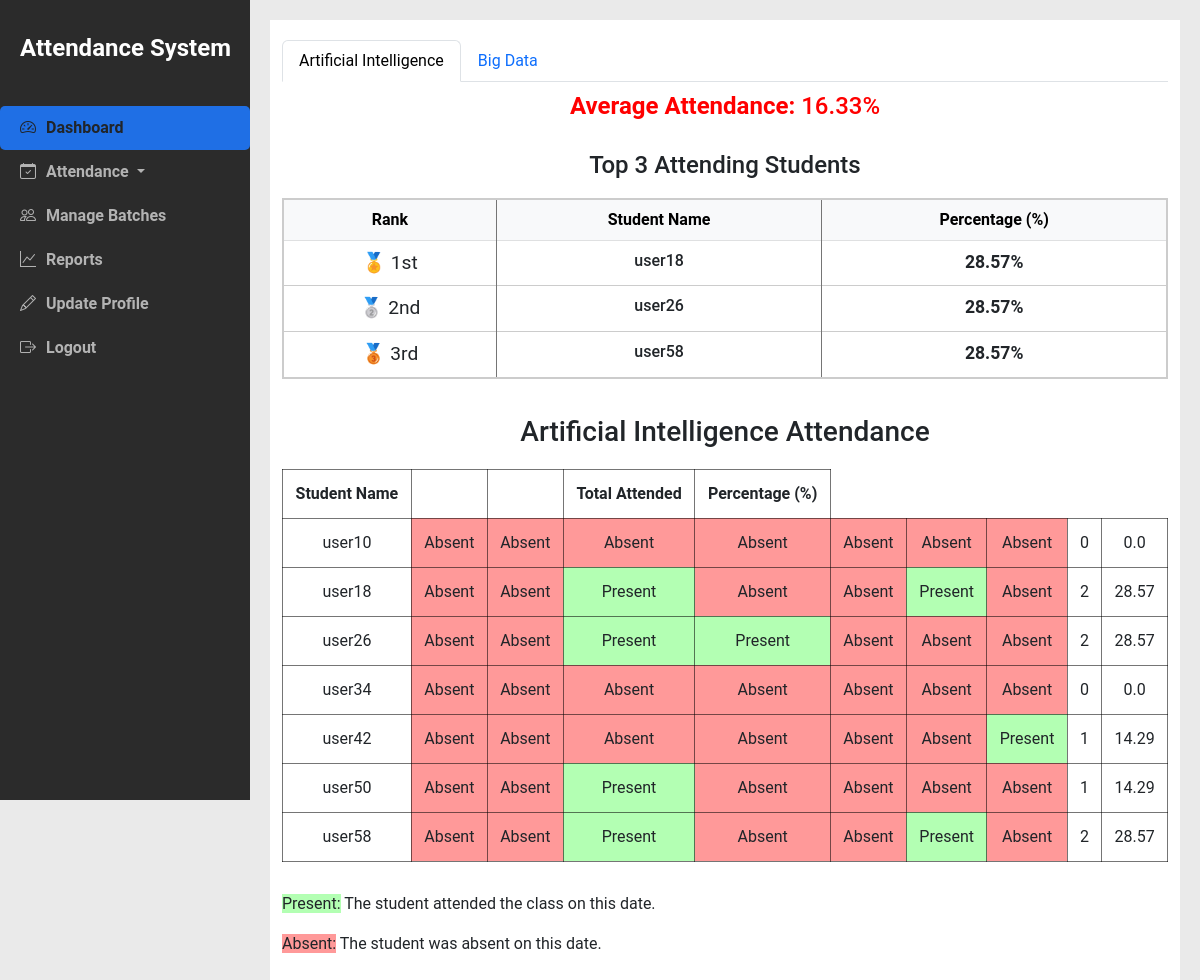
The app's page /teacher_dashboard (signed in) with its own data.
### myapp/models.py (models this page shows, shortened)
class Course(models.Model):
    code = models.CharField(max_length=10, unique=True, verbose_name="Course Code")
    name = models.CharField(max_length=100, verbose_name="Course Name")
    semester = models.ForeignKey('Semester', on_delete=models.CASCADE, related_name='course_list', verbose_name="Semester",blank=True, null=True)  # Change related_name
    is_lab = models.BooleanField(default=False, verbose_name="Is Lab")
    class Meta:
        indexes = [
            models.Index(fields=['code']),
            models.Index(fields=['name']),
        ]

class Student(models.Model):
    user = models.OneToOneField(User, on_delete=models.CASCADE)
    student_id = models.CharField(max_length=20, unique=True, verbose_name="Student ID")
    roll_number = models.CharField(max_length=10, unique=True, null=True, blank=True, verbose_name="Roll Number")
    semester = models.ForeignKey(Semester, on_delete=models.SET_NULL, null=True, blank=True, related_name='students', verbose_name="Semester")
    mobile_no = models.CharField(max_length=15, blank=True, null=True, verbose_name="Mobile Number")
    email = models.EmailField(blank=True, null=True, verbose_name="Email")
    address = models.TextField(blank=True, null=True, verbose_name="Address")
    lab_batch = models.ForeignKey(LabsBatches, on_delete=models.SET_NULL, null=True, blank=True, verbose_name="Lab Batch")
    batches = models.JSONField(verbose_name="Batches for Labs", blank=True, null=True, default=dict)  # Default to empty dict
    class Meta:
        indexes = [
            models.Index(fields=['student_id']),
            models.Index(fields=['roll_number']),
            models.Index(fields=['email']),
        ]

### myapp/teacherViews.py (the view)
# urls.py: path('teacher_dashboard',teacherViews.Subject_Attendance_Details,name='Teacher_dashboard'),
def Subject_Attendance_Details(request):
    teacher = get_object_or_404(Teacher, user=request.user)
    courses = teacher.assigned_courses.all()
    course_data = []
    attendance_data = {}  # Initialize a dictionary to hold attendance data for each course
    for course in courses:
        semester = course.semester
        students_in_semester = Student.objects.filter(semester=semester).distinct()
        sample_student = students_in_semester.first()
        if sample_student:
            attendance_records = Attendance.objects.filter(course=course, student=sample_student).values('date', 'count').order_by('date')
            attendance_data[course.name] = []
            for record in attendance_records:
                attendance_data[course.name].append({
                    'date': record['date'],
                    'count': record['count']
                })
            student_data = []
            total_attended_sum = 0  # To sum total attended counts for average calculation
            student_count = 0  # To count the number of students
            for student in students_in_semester:
                total_attended = 0
                total_classes = len(attendance_data[course.name])
                attendance_records = []
                for date_record in attendance_data[course.name]:
                    date = date_record['date']
                    count = date_record['count']
                    attendance_instance = Attendance.objects.filter(course=course, student=student, date=date, count=count).first()
                    is_present = attendance_instance.present if attendance_instance else None
                    attendance_records.append({
                        'date': date,
                        'latest_notes': attendance_instance.notes if attendance_instance else None,
                        'present': is_present,
                    })
                    if is_present:
                        total_attended += 1
                percentage = (total_attended / total_classes) * 100 if total_classes > 0 else 0
                student_data.append({
                    'student': student,
                    'attendance': attendance_records,
                    'total_attended': total_attended,
                    'percentage': round(percentage, 2),  # Round the percentage to 2 decimal places
                })
                total_attended_sum += total_attended
                student_count += 1
            average_attendance = (total_attended_sum / (student_count * total_classes)) * 100 if student_count > 0 and total_classes > 0 else 0
            top_students = sorted(student_data, key=lambda x: x['percentage'], reverse=True)[:3]
            course_data.append({
                'course': course,
                'semester': semester,
                'students': student_data,
                'average_attendance': round(average_attendance, 2),  # Store the average attendance percentage
                'top_students': top_students,  # Add top students to course_data
            })
    return render(request, 'teachertemplates/Subject_Attedance_Details.html', {
        'teacher': teacher,
        'course_data': course_data,
        'attendance_data': attendance_data
    })

### templates/teachertemplates/Subject_Attedance_Details.html (shortened to what this page needs)
<!DOCTYPE html>
<html lang="en">
<head>
    <link href="https://cdn.jsdelivr.net/npm/bootstrap@5.3.0-alpha1/dist/css/bootstrap.min.css" rel="stylesheet">
</head>
<body>
    {% load custom_filters %}
    {% include 'teachertemplates/navbar.html' %}
    <div class="content">
        <div class="container" style="background-color: #ffffff;">
            <ul class="nav nav-tabs" id="courseTab" role="tablist">
                {% for course in course_data %}
                <li class="nav-item" role="presentation">
                    <button class="nav-link {% if forloop.first %}active{% endif %}" id="tab-{{ forloop.counter }}" data-bs-toggle="tab" data-bs-target="#content-{{ forloop.counter }}" type="button" role="tab" aria-controls="content-{{ forloop.counter }}" aria-selected="true">
                        {{ course.course.name }}
                    </button>
                </li>
                {% endfor %}
            </ul>
            <div class="tab-content" id="courseTabContent">
                {% for course in course_data %}
                <div class="tab-pane fade {% if forloop.first %}show active{% endif %}" id="content-{{ forloop.counter }}" role="tabpanel" aria-labelledby="tab-{{ forloop.counter }}">
                    <h2 class="average-attendance {% if course.average_attendance >= 60 %}above-threshold{% else %}below-threshold{% endif %}">
                        <b>Average Attendance:</b> {{ course.average_attendance }}%
                    </h2>
                    <h4 style="text-align: center; margin-top: 30px;">Top 3 Attending Students</h4>
                    <div class="table-responsive">
                        <table class="table table-hover table-bordered" style="margin-top: 10px; border: 2px solid #ccc;">
                            <thead class="table-light">
                                <tr style="background-color: #f9f9f9;">
                                    <th style="text-align: center; font-weight: bold;">Rank</th>
                                    <th style="text-align: center; font-weight: bold;">Student Name</th>
                                    <th style="text-align: center; font-weight: bold;">Percentage (%)</th>
                                </tr>
                            </thead>
                            <tbody>
                                {% for top_student in course.top_students %}
                                <tr {% if forloop.first %} style="background-color: #d4edda;" {% endif %}>
                                    <td style="text-align: center; font-size: 1.2rem;">
                                        {% if forloop.first %}
                                            🏅 1st
                                        {% elif forloop.counter == 2 %}
                                            🥈 2nd
                                        {% elif forloop.counter == 3 %}
                                            🥉 3rd
                                        {% endif %}
                                    </td>
                                    <td style="text-align: center; font-weight: 500;">
                                        {{ top_student.student.user.username }}
                                    </td>
                                    <td style="text-align: center; font-weight: bold; font-size: 1.1rem;">
                                        {{ top_student.percentage }}%
                                    </td>
                                </tr>
                                {% endfor %}
                            </tbody>
                        </table>
                    </div>
                    <h3 style="margin: 20px 0px;text-align: center;">{{ course.course.name }} Attendance</h3>
                    <div class="table-container">
                        <table>
                            <thead>
                                <tr>
                                    <th>Student Name</th>
                                    {% if attendance_data|get_item:course.course.name %}
                                        {% for date in attendance_data|get_item:course.course.name %}
                                            <th>{{ date.date }}</th>
                                        {% endfor %}
                                    {% else %}
                                        <th>No Dates Available</th>
                                    {% endif %}
                                    <th>Total Attended</th>
                                    <th>Percentage (%)</th>
                                </tr>
                            </thead>
                            <tbody>
                                {% for student in course.students %}
                                <tr>
                                    <td>{{ student.student.user.username }}</td>
                                    {% if attendance_data|get_item:course.course.name %}
                                        {% for record in student.attendance %}
                                            <td class="{% if record.present %}present{% else %}absent{% endif %}">
                                                <span>{% if record.present %}Present{% else %}Absent{% endif %}</span>
                                            </td>
                                        {% endfor %}
                                        <td>{{ student.total_attended }}</td>
                                        <td>{{ student.percentage }}</td>
                                    {% else %}
                                        <td colspan="{{ attendance_data|get_item:course.course.name|length }}">No Dates Available</td>
                                    {% endif %}
                                </tr>
                                {% endfor %}
                            </tbody>
                        </table>
                    </div>
                </div>
                {% endfor %}
            </div>
            <p><span class="present">Present:</span> The student attended the class on this date.</p>
            <p><span class="absent">Absent:</span> The student was absent on this date.</p>
        </div>
    </div>
</body>
</html>

### templates/teachertemplates/Subject_Attedance_Details.html (style rules this page uses)
body { font-family: Arial, sans-serif; margin: 0; padding: 0; background-color: #f4f4f4; }
.container { width: 90%; margin: auto; padding: 20px; }
.table-container { overflow-x: auto; margin-bottom: 30px; }
table { width: 100%; border-collapse: collapse; }
table th, table td { border: 1px solid #0202028b; padding: 12px; text-align: center; }
table th { background-color: #ffffff; position: sticky; top: 0; z-index: 1; }
.present { background-color: #b3ffb3; }
.absent { background-color: #ff9999; }
.average-attendance { text-align: center; margin: 10px 0; font-size: 1.5rem; }
.below-threshold { color: red; }

### templates/teachertemplates/navbar.html (style rules this page uses)
body { font-family: "Roboto", sans-serif; display: flex; height: 100vh; margin: 0; background-color: #eaeaea; }
.content { margin-left: 250px; padding: 20px; width: 100%; }

### records on screen
Course: course.name "Artificial Intelligence", average_attendance "16.33"
Course: course.name "Big Data"
Student: shows "🏅 1st", student.user.username "user18", percentage "28.57", total_attended "2"
Student: shows "🥈 2nd", student.user.username "user26", percentage "28.57", total_attended "2"
Student: shows "🥉 3rd", student.user.username "user58", percentage "28.57", total_attended "2"
Student: student.user.username "user10", total_attended "0", percentage "0.0"
Student: student.user.username "user34", total_attended "0", percentage "0.0"
Student: student.user.username "user42", total_attended "1", percentage "14.29"
Student: student.user.username "user50", total_attended "1", percentage "14.29"
